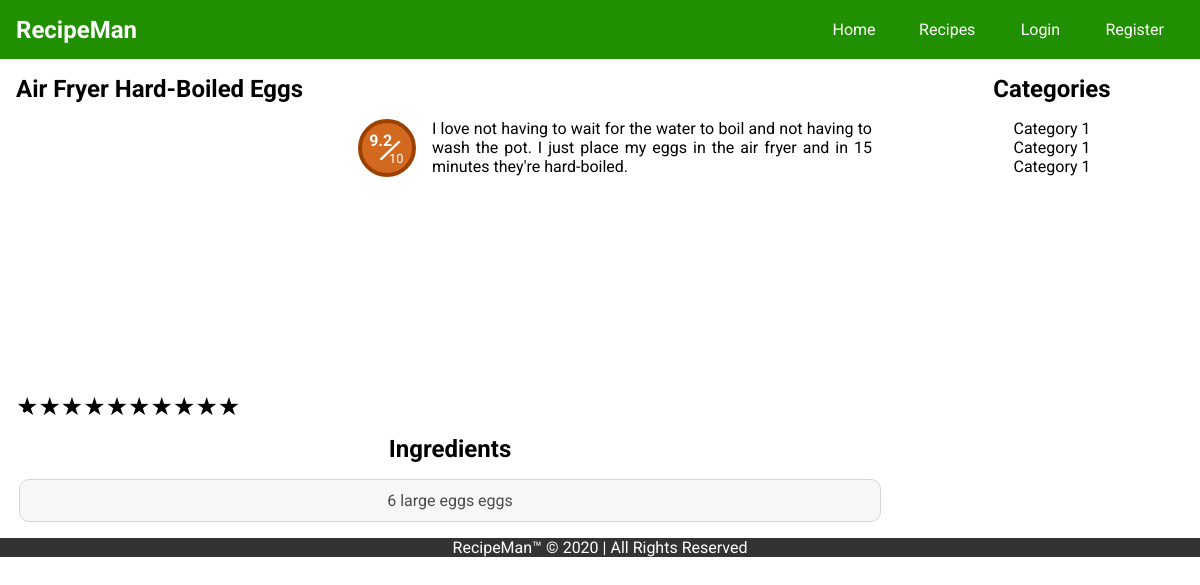
/Recipe/recipe_single.php?id=4, run on the app's committed database.
### tables this page shows
CREATE TABLE `recipe` (
  `id` int(11) NOT NULL,
  `name` varchar(255) NOT NULL,
  `ingredient` varchar(255) NOT NULL,
  `time` date NOT NULL,
  `img` text NOT NULL,
  `description` text NOT NULL,
  `rating` varchar(11) NOT NULL,
  `category` int(11) NOT NULL
);

### Recipe/recipe_single.php (the view, shortened to what this page needs)
<?php
    require_once "pdo.php";
    require_once "header.php";
    if(isset($_GET['id'])){
        $query = "SELECT * FROM recipe WHERE id=:id";
        $stmt = $pdo->prepare($query);
        $stmt->execute(array(
            ':id' => $_GET['id']
        ));
        $row = $stmt->fetch(PDO::FETCH_ASSOC);
    }
?>
<section class="container">
    <div class="recipe-s">
        <div class="recipe-single">
            <h2><?php echo $row['name']; ?></h2>
            <div class="content">
                <div class="recipe-cover" style="background: url('./img/<?php echo $row['img']; ?>') no-repeat center center/cover;">
                    <div class="rating"><p><span class="rate"><?php echo $row['rating']; ?></span> <span class="by">/</span><span class="total">10</span></p> </div>
                    <form class="rating-html">
                        <label>
                          <span class="icon">★</span>
                        </label>
                        <label>
                          <span class="icon">★</span>
                          <span class="icon">★</span>
                        </label>
                        <label>
                          <span class="icon">★</span>
                          <span class="icon">★</span>
                          <span class="icon">★</span>
                        </label>
                        <label>
                          <span class="icon">★</span>
                          <span class="icon">★</span>
                          <span class="icon">★</span>
                          <span class="icon">★</span>
                        </label>
                        <label>
                          <span class="icon">★</span>
                          <span class="icon">★</span>
                          <span class="icon">★</span>
                          <span class="icon">★</span>
                          <span class="icon">★</span>
                        </label>
                        <label>
                            <span class="icon">★</span>
                            <span class="icon">★</span>
                            <span class="icon">★</span>
                            <span class="icon">★</span>
                            <span class="icon">★</span>
                            <span class="icon">★</span>
                          </label>
                        <label>
                            <span class="icon">★</span>
                            <span class="icon">★</span>
                            <span class="icon">★</span>
                            <span class="icon">★</span>
                            <span class="icon">★</span>
                            <span class="icon">★</span>
                            <span class="icon">★</span>
                          </label>
                        <label>
                            <span class="icon">★</span>
                            <span class="icon">★</span>
                            <span class="icon">★</span>
                            <span class="icon">★</span>
                            <span class="icon">★</span>
                            <span class="icon">★</span>
                            <span class="icon">★</span>
                            <span class="icon">★</span>
                          </label>
                        <label>
                            <span class="icon">★</span>
                            <span class="icon">★</span>
                            <span class="icon">★</span>
                            <span class="icon">★</span>
                            <span class="icon">★</span>
                            <span class="icon">★</span>
                            <span class="icon">★</span>
                            <span class="icon">★</span>
                            <span class="icon">★</span>
                          </label>
                        <label>
                            <span class="icon">★</span>
                            <span class="icon">★</span>
                            <span class="icon">★</span>
                            <span class="icon">★</span>
                            <span class="icon">★</span>
                            <span class="icon">★</span>
                            <span class="icon">★</span>
                            <span class="icon">★</span>
                            <span class="icon">★</span>
                            <span class="icon">★</span>
                          </label>
                      </form>
                </div>
                    <p><?php echo $row['description']; ?></p>
            </div>
        </div>
        <div class="sidebar">
            <h2>Categories</h2>
            <ul>
                <li>Category 1</li>
                <li>Category 1</li>
                <li>Category 1</li>
            </ul>
        </div>
    </div>
</section>
<section class="container">
    <div class="recipe-details">
        <div class="ingredient">
            <h2>Ingredients</h2>
            <?php
                $ingredients = explode(",", $row['ingredient']);
            ?>
            <ul>
                <?php foreach($ingredients as $item) { ?>
                <li><?php echo $item ?></li>
                <?php } ?>
            </ul>
        </div>
        <div class="sidebar"></div>
    </div>
</section>
<?php require_once "footer.php"; ?>

### Recipe/css/style.css (style rules this page uses)
* { margin: 0; padding: 0; }
body { font-family: "Roboto", sans-serif; box-sizing: border-box; }
.container { max-width: 1200px; margin: auto; }
.container .recipe-s { display: grid; grid-template-columns: 3fr 1fr; gap: 1rem; }
.container .recipe-s .recipe-single { padding: 1rem; }
.container .recipe-s .recipe-single .content { margin: 1rem 0; }
.container .recipe-s .recipe-single .content .recipe-cover { float: left; overflow: hidden; width: 400px; height: 300px; margin-right: 1rem; border-radius: 25px; display: grid; }
.container .recipe-s .recipe-single .content .recipe-cover .rating { align-self: start; justify-self: end; width: 50px; height: 50px; background: chocolate; border-radius: 50px; display: flex; font-size: 0.8rem; border: 4px solid #9c4100; }
.container .recipe-s .recipe-single .content .recipe-cover .rating p { align-self: center; justify-self: center; text-align: center; padding: .45rem; color: #fff; position: relative; }
.container .recipe-s .recipe-single .content .recipe-cover .rating p span { position: absolute; }
.container .recipe-s .recipe-single .content .recipe-cover .rating p .rate { top: -10px; font-size: 1rem; font-weight: bold; }
.container .recipe-s .recipe-single .content .recipe-cover .rating p .by { font-size: 2rem; top: -10px; left: 22px; transform: rotate(25deg); }
.container .recipe-s .recipe-single .content .recipe-cover .rating p .total { top: 10px; left: 27px; }
.container .recipe-s .recipe-single .content p { text-align: justify; }
.container .recipe-s .sidebar { margin: 1rem; text-align: center; }
.container .recipe-s .sidebar ul { list-style: none; margin: 1rem; }
.rating-html { display: inline-block; position: relative; height: 25px; line-height: 25px; font-size: 25px; align-self: end; }
.rating-html label { position: absolute; top: 0; left: 0; height: 100%; cursor: pointer; }
.rating-html label:last-child { position: static; }
.rating-html label:nth-child(1) { z-index: 10; }
.rating-html label:nth-child(2) { z-index: 9; }
.rating-html label:nth-child(3) { z-index: 8; }
.rating-html label:nth-child(4) { z-index: 7; }
.rating-html label:nth-child(5) { z-index: 6; }
.rating-html label:nth-child(6) { z-index: 5; }
.rating-html label:nth-child(7) { z-index: 4; }
.rating-html label:nth-child(8) { z-index: 3; }
.rating-html label:nth-child(9) { z-index: 2; }
.rating-html label:nth-child(10) { z-index: 1; }
.rating-html label .icon { float: left; color: transparent; }
.rating-html label:last-child .icon { color: #000; }
.container .recipe-details { display: grid; grid-template-columns: 3fr 1fr; }
.container .recipe-details .ingredient h2 { text-align: center; }
.container .recipe-details .ingredient ul { list-style: none; margin: 1rem; }
.container .recipe-details .ingredient ul li { text-align: center; padding: 0.7rem; background: #f4f4f4; margin: 0.2rem; border: 1px solid #c4c4c4; border-radius: 10px; opacity: 0.7; }

### data on the page
recipe: name "Air Fryer Hard-Boiled Eggs", rating "9.2", description "I love not having to wait for the water to boil and not having to wash the pot. I just place my eggs in the air fryer and in 15 minutes they're hard-boiled.", ingredient "6 large eggs eggs"
